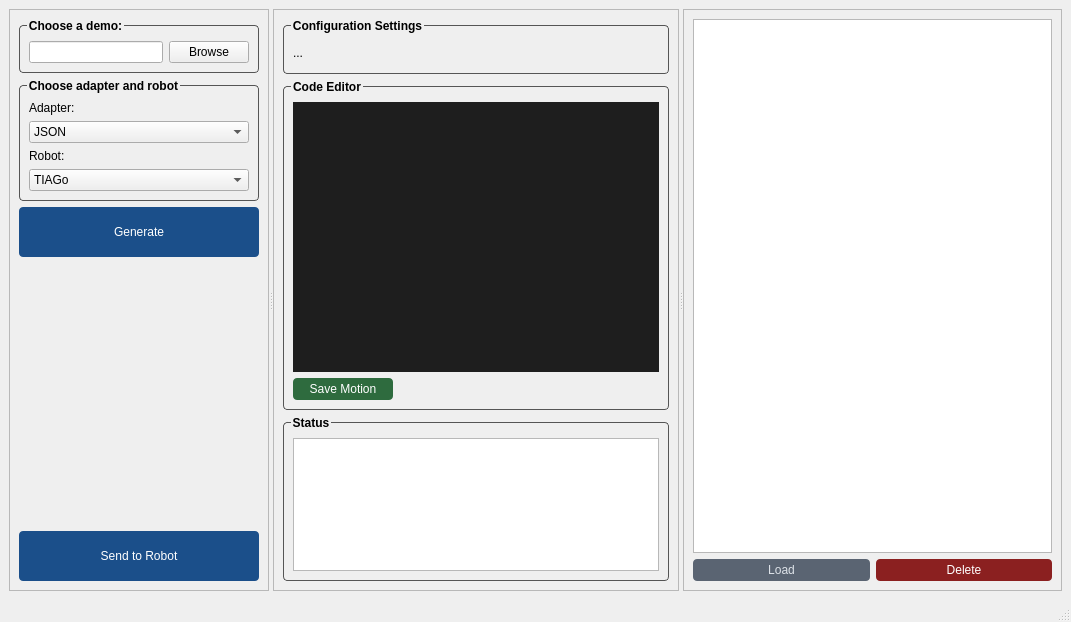
<?xml version="1.0" encoding="UTF-8"?>
<ui version="4.0">
 <class>MainWindow</class>
 <widget class="QMainWindow" name="MainWindow">
  <property name="geometry">
   <rect>
    <x>0</x>
    <y>0</y>
    <width>1071</width>
    <height>622</height>
   </rect>
  </property>
  <property name="windowTitle">
   <string>Robot Motion Generator</string>
  </property>
  <widget class="QWidget" name="centralwidget">
   <layout class="QHBoxLayout" name="horizontalLayout">
    <item>
     <widget class="QSplitter" name="splitter">
      <property name="orientation">
       <enum>Qt::Horizontal</enum>
      </property>
      <property name="handleWidth">
       <number>4</number>
      </property>
      <property name="childrenCollapsible">
       <bool>false</bool>
      </property>
      <widget class="QFrame" name="frame">
       <property name="sizePolicy">
        <sizepolicy hsizetype="Preferred" vsizetype="Preferred">
         <horstretch>1</horstretch>
         <verstretch>0</verstretch>
        </sizepolicy>
       </property>
       <property name="minimumSize">
        <size>
         <width>260</width>
         <height>0</height>
        </size>
       </property>
       <property name="maximumSize">
        <size>
         <width>16777215</width>
         <height>16777215</height>
        </size>
       </property>
       <property name="frameShape">
        <enum>QFrame::StyledPanel</enum>
       </property>
       <property name="frameShadow">
        <enum>QFrame::Raised</enum>
       </property>
       <layout class="QVBoxLayout" name="verticalLayout">
        <item>
         <widget class="QGroupBox" name="groupBox">
          <property name="styleSheet">
           <string notr="true">QGroupBox {
    font-weight: bold;
    border: 1px solid #555555;
    border-radius: 4px;
    margin-top: 6px;
    padding-top: 6px;
}
QGroupBox::title {
    subcontrol-origin: margin;
    left: 8px;
}
</string>
          </property>
          <property name="title">
           <string>Choose a demo:</string>
          </property>
          <layout class="QHBoxLayout" name="horizontalLayout_3">
           <item>
            <widget class="QLineEdit" name="pathLineEdit"/>
           </item>
           <item>
            <widget class="QPushButton" name="browseButton">
             <property name="text">
              <string>Browse</string>
             </property>
            </widget>
           </item>
          </layout>
         </widget>
        </item>
        <item>
         <layout class="QHBoxLayout" name="horizontalLayout_2"/>
        </item>
        <item>
         <widget class="QGroupBox" name="Configuration">
          <property name="styleSheet">
           <string notr="true">QGroupBox {
    font-weight: bold;
    border: 1px solid #555555;
    border-radius: 4px;
	margin-top: 6px;
    padding-top: 6px;
}
QGroupBox::title {
    subcontrol-origin: margin;
    left: 8px;
}
</string>
          </property>
          <property name="title">
           <string>Choose adapter and robot</string>
          </property>
          <layout class="QVBoxLayout" name="verticalLayout_2">
           <item>
            <widget class="QLabel" name="label_2">
             <property name="text">
              <string>Adapter:</string>
             </property>
            </widget>
           </item>
           <item>
            <widget class="QComboBox" name="adapterBox">
             <item>
              <property name="text">
               <string>JSON</string>
              </property>
             </item>
             <item>
              <property name="text">
               <string>MediapipeCSV</string>
              </property>
             </item>
            </widget>
           </item>
           <item>
            <widget class="QLabel" name="label_3">
             <property name="text">
              <string>Robot:</string>
             </property>
            </widget>
           </item>
           <item>
            <widget class="QComboBox" name="robotBox">
             <item>
              <property name="text">
               <string>TIAGo</string>
              </property>
             </item>
             <item>
              <property name="text">
               <string>NAO</string>
              </property>
             </item>
             <item>
              <property name="text">
               <string>UR5e</string>
              </property>
             </item>
            <item>
              <property name="text">
               <string>PR2</string>
              </property>
             </item>
            </widget>
           </item>
          </layout>
         </widget>
        </item>
        <item>
         <widget class="QPushButton" name="generateButton">
          <property name="minimumSize">
           <size>
            <width>0</width>
            <height>50</height>
           </size>
          </property>
          <property name="styleSheet">
           <string notr="true">QPushButton {
    background-color: #1b4f8a;
    color: white;
    border-radius: 4px;
    padding: 4px 8px;
}
QPushButton:hover {
    background-color: #153e6e;
}
QPushButton:disabled {
    background-color: #3a5a7a;
    color: #7a9abb;
}
</string>
          </property>
          <property name="text">
           <string>Generate</string>
          </property>
         </widget>
        </item>
        <item>
         <spacer name="verticalSpacer">
          <property name="orientation">
           <enum>Qt::Vertical</enum>
          </property>
          <property name="sizeType">
           <enum>QSizePolicy::Expanding</enum>
          </property>
          <property name="sizeHint" stdset="0">
           <size>
            <width>20</width>
            <height>200</height>
           </size>
          </property>
         </spacer>
        </item>
        <item>
         <widget class="QPushButton" name="sendButton">
          <property name="minimumSize">
           <size>
            <width>0</width>
            <height>50</height>
           </size>
          </property>
          <property name="styleSheet">
           <string notr="true">QPushButton {
    background-color: #1b4f8a;
    color: white;
    border-radius: 4px;
    padding: 4px 8px;
}
QPushButton:hover {
    background-color: #153e6e;
}
QPushButton:disabled {
    background-color: #3a5a7a;
    color: #7a9abb;
}
</string>
          </property>
          <property name="text">
           <string>Send to Robot</string>
          </property>
         </widget>
        </item>
       </layout>
      </widget>
      <widget class="QFrame" name="frame_2">
       <property name="sizePolicy">
        <sizepolicy hsizetype="Preferred" vsizetype="Preferred">
         <horstretch>2</horstretch>
         <verstretch>0</verstretch>
        </sizepolicy>
       </property>
       <property name="frameShape">
        <enum>QFrame::StyledPanel</enum>
       </property>
       <property name="frameShadow">
        <enum>QFrame::Raised</enum>
       </property>
       <layout class="QVBoxLayout" name="verticalLayout_6">
        <item>
         <widget class="QGroupBox" name="group_metadata">
          <property name="sizePolicy">
           <sizepolicy hsizetype="Preferred" vsizetype="Preferred">
            <horstretch>0</horstretch>
            <verstretch>1</verstretch>
           </sizepolicy>
          </property>
          <property name="styleSheet">
           <string notr="true">QGroupBox {
    font-weight: bold;
    border: 1px solid #555555;
    border-radius: 4px;
    margin-top: 6px;
    padding-top: 6px;
}
QGroupBox::title {
    subcontrol-origin: margin;
    left: 8px;
}
</string>
          </property>
          <property name="title">
           <string>Configuration Settings</string>
          </property>
          <layout class="QVBoxLayout" name="verticalLayout_3">
           <item>
            <widget class="QLabel" name="lbl_metadata">
             <property name="text">
              <string>...</string>
             </property>
            </widget>
           </item>
          </layout>
         </widget>
        </item>
        <item>
         <widget class="QGroupBox" name="group_editor">
          <property name="sizePolicy">
           <sizepolicy hsizetype="Preferred" vsizetype="Preferred">
            <horstretch>0</horstretch>
            <verstretch>6</verstretch>
           </sizepolicy>
          </property>
          <property name="styleSheet">
           <string notr="true">QGroupBox {
    font-weight: bold;
    border: 1px solid #555555;
    border-radius: 4px;
    margin-top: 6px;
    padding-top: 6px;
}
QGroupBox::title {
    subcontrol-origin: margin;
    left: 8px;
}
</string>
          </property>
          <property name="title">
           <string>Code Editor</string>
          </property>
          <layout class="QVBoxLayout" name="verticalLayout_4">
           <item>
            <widget class="QPlainTextEdit" name="txt_editor">
             <property name="font">
              <font>
               <family>Courier 10 Pitch</family>
              </font>
             </property>
             <property name="styleSheet">
              <string notr="true">QPlainTextEdit {
    background-color: #1e1e1e;
    color: #d4d4d4;
    selection-background-color: #264f78;
    border: none;
}</string>
             </property>
            </widget>
           </item>
           <item>
            <widget class="QPushButton" name="saveMotionButton">
             <property name="sizePolicy">
              <sizepolicy hsizetype="Expanding" vsizetype="Fixed">
               <horstretch>0</horstretch>
               <verstretch>0</verstretch>
              </sizepolicy>
             </property>
             <property name="maximumSize">
              <size>
               <width>100</width>
               <height>16777215</height>
              </size>
             </property>
             <property name="styleSheet">
              <string notr="true">QPushButton {
    background-color: #2e6b3e;
    color: white;
    border-radius: 4px;
    padding: 4px 8px;
}
QPushButton:hover {
    background-color: #22522f;
}
QPushButton:disabled {
    background-color: #3a5e44;
    color: #7a9abb;
}
</string>
             </property>
             <property name="text">
              <string>Save Motion</string>
             </property>
            </widget>
           </item>
          </layout>
         </widget>
        </item>
        <item>
         <widget class="QGroupBox" name="group_logs">
          <property name="sizePolicy">
           <sizepolicy hsizetype="Preferred" vsizetype="Preferred">
            <horstretch>0</horstretch>
            <verstretch>3</verstretch>
           </sizepolicy>
          </property>
          <property name="styleSheet">
           <string notr="true">QGroupBox {
    font-weight: bold;
    border: 1px solid #555555;
    border-radius: 4px;
    margin-top: 6px;
    padding-top: 6px;
}
QGroupBox::title {
    subcontrol-origin: margin;
    left: 8px;
}
</string>
          </property>
          <property name="title">
           <string>Status</string>
          </property>
          <layout class="QVBoxLayout" name="verticalLayout_5">
           <item>
            <widget class="QPlainTextEdit" name="txt_logs">
             <property name="palette">
              <palette>
               <active>
                <colorrole role="WindowText">
                 <brush brushstyle="SolidPattern">
                  <color alpha="255">
                   <red>0</red>
                   <green>0</green>
                   <blue>0</blue>
                  </color>
                 </brush>
                </colorrole>
                <colorrole role="Button">
                 <brush brushstyle="SolidPattern">
                  <color alpha="255">
                   <red>222</red>
                   <green>221</green>
                   <blue>218</blue>
                  </color>
                 </brush>
                </colorrole>
                <colorrole role="Light">
                 <brush brushstyle="SolidPattern">
                  <color alpha="255">
                   <red>255</red>
                   <green>255</green>
                   <blue>255</blue>
                  </color>
                 </brush>
                </colorrole>
                <colorrole role="Midlight">
                 <brush brushstyle="SolidPattern">
                  <color alpha="255">
                   <red>238</red>
                   <green>238</green>
                   <blue>236</blue>
                  </color>
                 </brush>
                </colorrole>
                <colorrole role="Dark">
                 <brush brushstyle="SolidPattern">
                  <color alpha="255">
                   <red>111</red>
                   <green>110</green>
                   <blue>109</blue>
                  </color>
                 </brush>
                </colorrole>
                <colorrole role="Mid">
                 <brush brushstyle="SolidPattern">
                  <color alpha="255">
                   <red>148</red>
                   <green>147</green>
                   <blue>145</blue>
                  </color>
                 </brush>
                </colorrole>
                <colorrole role="Text">
                 <brush brushstyle="SolidPattern">
                  <color alpha="255">
                   <red>0</red>
                   <green>0</green>
                   <blue>0</blue>
                  </color>
                 </brush>
                </colorrole>
                <colorrole role="BrightText">
                 <brush brushstyle="SolidPattern">
                  <color alpha="255">
                   <red>255</red>
                   <green>255</green>
                   <blue>255</blue>
                  </color>
                 </brush>
                </colorrole>
                <colorrole role="ButtonText">
                 <brush brushstyle="SolidPattern">
                  <color alpha="255">
                   <red>0</red>
                   <green>0</green>
                   <blue>0</blue>
                  </color>
                 </brush>
                </colorrole>
                <colorrole role="Base">
                 <brush brushstyle="SolidPattern">
                  <color alpha="255">
                   <red>222</red>
                   <green>221</green>
                   <blue>218</blue>
                  </color>
                 </brush>
                </colorrole>
                <colorrole role="Window">
                 <brush brushstyle="SolidPattern">
                  <color alpha="255">
                   <red>222</red>
                   <green>221</green>
                   <blue>218</blue>
                  </color>
                 </brush>
                </colorrole>
                <colorrole role="Shadow">
                 <brush brushstyle="SolidPattern">
                  <color alpha="255">
                   <red>0</red>
                   <green>0</green>
                   <blue>0</blue>
                  </color>
                 </brush>
                </colorrole>
                <colorrole role="AlternateBase">
                 <brush brushstyle="SolidPattern">
                  <color alpha="255">
                   <red>238</red>
                   <green>238</green>
                   <blue>236</blue>
                  </color>
                 </brush>
                </colorrole>
                <colorrole role="ToolTipBase">
                 <brush brushstyle="SolidPattern">
                  <color alpha="255">
                   <red>255</red>
                   <green>255</green>
                   <blue>220</blue>
                  </color>
                 </brush>
                </colorrole>
                <colorrole role="ToolTipText">
                 <brush brushstyle="SolidPattern">
                  <color alpha="255">
                   <red>0</red>
                   <green>0</green>
                   <blue>0</blue>
                  </color>
                 </brush>
                </colorrole>
                <colorrole role="PlaceholderText">
                 <brush brushstyle="SolidPattern">
                  <color alpha="127">
                   <red>0</red>
                   <green>0</green>
                   <blue>0</blue>
                  </color>
                 </brush>
                </colorrole>
               </active>
               <inactive>
                <colorrole role="WindowText">
                 <brush brushstyle="SolidPattern">
                  <color alpha="255">
                   <red>0</red>
                   <green>0</green>
                   <blue>0</blue>
                  </color>
                 </brush>
                </colorrole>
                <colorrole role="Button">
                 <brush brushstyle="SolidPattern">
                  <color alpha="255">
                   <red>239</red>
                   <green>239</green>
                   <blue>239</blue>
                  </color>
                 </brush>
                </colorrole>
                <colorrole role="Light">
                 <brush brushstyle="SolidPattern">
                  <color alpha="255">
                   <red>255</red>
                   <green>255</green>
                   <blue>255</blue>
                  </color>
                 </brush>
                </colorrole>
                <colorrole role="Midlight">
                 <brush brushstyle="SolidPattern">
                  <color alpha="255">
                   <red>202</red>
                   <green>202</green>
                   <blue>202</blue>
                  </color>
                 </brush>
                </colorrole>
                <colorrole role="Dark">
                 <brush brushstyle="SolidPattern">
                  <color alpha="255">
                   <red>159</red>
                   <green>159</green>
                   <blue>159</blue>
                  </color>
                 </brush>
                </colorrole>
                <colorrole role="Mid">
                 <brush brushstyle="SolidPattern">
                  <color alpha="255">
                   <red>184</red>
                   <green>184</green>
                   <blue>184</blue>
                  </color>
                 </brush>
                </colorrole>
                <colorrole role="Text">
                 <brush brushstyle="SolidPattern">
                  <color alpha="255">
                   <red>0</red>
                   <green>0</green>
                   <blue>0</blue>
                  </color>
                 </brush>
                </colorrole>
                <colorrole role="BrightText">
                 <brush brushstyle="SolidPattern">
                  <color alpha="255">
                   <red>255</red>
                   <green>255</green>
                   <blue>255</blue>
                  </color>
                 </brush>
                </colorrole>
                <colorrole role="ButtonText">
                 <brush brushstyle="SolidPattern">
                  <color alpha="255">
                   <red>0</red>
                   <green>0</green>
                   <blue>0</blue>
                  </color>
                 </brush>
                </colorrole>
                <colorrole role="Base">
                 <brush brushstyle="SolidPattern">
                  <color alpha="255">
                   <red>255</red>
                   <green>255</green>
                   <blue>255</blue>
                  </color>
                 </brush>
                </colorrole>
                <colorrole role="Window">
                 <brush brushstyle="SolidPattern">
                  <color alpha="255">
                   <red>239</red>
                   <green>239</green>
                   <blue>239</blue>
                  </color>
                 </brush>
                </colorrole>
                <colorrole role="Shadow">
                 <brush brushstyle="SolidPattern">
                  <color alpha="255">
                   <red>118</red>
                   <green>118</green>
                   <blue>118</blue>
                  </color>
                 </brush>
                </colorrole>
                <colorrole role="AlternateBase">
                 <brush brushstyle="SolidPattern">
                  <color alpha="255">
                   <red>247</red>
                   <green>247</green>
                   <blue>247</blue>
                  </color>
                 </brush>
                </colorrole>
                <colorrole role="ToolTipBase">
                 <brush brushstyle="SolidPattern">
                  <color alpha="255">
                   <red>255</red>
                   <green>255</green>
                   <blue>220</blue>
                  </color>
                 </brush>
                </colorrole>
                <colorrole role="ToolTipText">
                 <brush brushstyle="SolidPattern">
                  <color alpha="255">
                   <red>0</red>
                   <green>0</green>
                   <blue>0</blue>
                  </color>
                 </brush>
                </colorrole>
                <colorrole role="PlaceholderText">
                 <brush brushstyle="SolidPattern">
                  <color alpha="128">
                   <red>0</red>
                   <green>0</green>
                   <blue>0</blue>
                  </color>
                 </brush>
                </colorrole>
               </inactive>
               <disabled>
                <colorrole role="WindowText">
                 <brush brushstyle="SolidPattern">
                  <color alpha="255">
                   <red>111</red>
                   <green>110</green>
                   <blue>109</blue>
                  </color>
                 </brush>
                </colorrole>
                <colorrole role="Button">
                 <brush brushstyle="SolidPattern">
                  <color alpha="255">
                   <red>222</red>
                   <green>221</green>
                   <blue>218</blue>
                  </color>
                 </brush>
                </colorrole>
                <colorrole role="Light">
                 <brush brushstyle="SolidPattern">
                  <color alpha="255">
                   <red>255</red>
                   <green>255</green>
                   <blue>255</blue>
                  </color>
                 </brush>
                </colorrole>
                <colorrole role="Midlight">
                 <brush brushstyle="SolidPattern">
                  <color alpha="255">
                   <red>238</red>
                   <green>238</green>
                   <blue>236</blue>
                  </color>
                 </brush>
                </colorrole>
                <colorrole role="Dark">
                 <brush brushstyle="SolidPattern">
                  <color alpha="255">
                   <red>111</red>
                   <green>110</green>
                   <blue>109</blue>
                  </color>
                 </brush>
                </colorrole>
                <colorrole role="Mid">
                 <brush brushstyle="SolidPattern">
                  <color alpha="255">
                   <red>148</red>
                   <green>147</green>
                   <blue>145</blue>
                  </color>
                 </brush>
                </colorrole>
                <colorrole role="Text">
                 <brush brushstyle="SolidPattern">
                  <color alpha="255">
                   <red>111</red>
                   <green>110</green>
                   <blue>109</blue>
                  </color>
                 </brush>
                </colorrole>
                <colorrole role="BrightText">
                 <brush brushstyle="SolidPattern">
                  <color alpha="255">
                   <red>255</red>
                   <green>255</green>
                   <blue>255</blue>
                  </color>
                 </brush>
                </colorrole>
                <colorrole role="ButtonText">
                 <brush brushstyle="SolidPattern">
                  <color alpha="255">
                   <red>111</red>
                   <green>110</green>
                   <blue>109</blue>
                  </color>
                 </brush>
                </colorrole>
                <colorrole role="Base">
                 <brush brushstyle="SolidPattern">
                  <color alpha="255">
                   <red>222</red>
                   <green>221</green>
                   <blue>218</blue>
                  </color>
                 </brush>
                </colorrole>
                <colorrole role="Window">
                 <brush brushstyle="SolidPattern">
                  <color alpha="255">
                   <red>222</red>
                   <green>221</green>
                   <blue>218</blue>
                  </color>
                 </brush>
                </colorrole>
                <colorrole role="Shadow">
                 <brush brushstyle="SolidPattern">
                  <color alpha="255">
                   <red>177</red>
                   <green>177</green>
                   <blue>177</blue>
                  </color>
                 </brush>
                </colorrole>
                <colorrole role="AlternateBase">
                 <brush brushstyle="SolidPattern">
                  <color alpha="255">
                   <red>247</red>
                   <green>247</green>
                   <blue>247</blue>
                  </color>
                 </brush>
                </colorrole>
                <colorrole role="ToolTipBase">
                 <brush brushstyle="SolidPattern">
                  <color alpha="255">
                   <red>255</red>
                   <green>255</green>
                   <blue>220</blue>
                  </color>
                 </brush>
                </colorrole>
                <colorrole role="ToolTipText">
                 <brush brushstyle="SolidPattern">
                  <color alpha="255">
                   <red>0</red>
                   <green>0</green>
                   <blue>0</blue>
                  </color>
                 </brush>
                </colorrole>
                <colorrole role="PlaceholderText">
                 <brush brushstyle="SolidPattern">
                  <color alpha="128">
                   <red>0</red>
                   <green>0</green>
                   <blue>0</blue>
                  </color>
                 </brush>
                </colorrole>
               </disabled>
              </palette>
             </property>
             <property name="readOnly">
              <bool>true</bool>
             </property>
            </widget>
           </item>
          </layout>
         </widget>
        </item>
       </layout>
      </widget>
      <widget class="QFrame" name="frame_3">
       <property name="sizePolicy">
        <sizepolicy hsizetype="Preferred" vsizetype="Preferred">
         <horstretch>2</horstretch>
         <verstretch>0</verstretch>
        </sizepolicy>
       </property>
       <property name="minimumSize">
        <size>
         <width>0</width>
         <height>0</height>
        </size>
       </property>
       <property name="frameShape">
        <enum>QFrame::StyledPanel</enum>
       </property>
       <property name="frameShadow">
        <enum>QFrame::Raised</enum>
       </property>
       <layout class="QVBoxLayout" name="verticalLayout_10">
        <item>
         <widget class="QListWidget" name="listWidget"/>
        </item>
        <item>
         <layout class="QHBoxLayout" name="horizontalLayout_4">
          <item>
           <widget class="QPushButton" name="loadMotionButton">
            <property name="styleSheet">
             <string notr="true">QPushButton{
    background-color: #5A6472;
    color: #DDE2E8;
    border-radius: 4px;
    padding: 4px 8px;
}
QPushButton:hover {
    background-color: #454E5A;
}
</string>
            </property>
            <property name="text">
             <string>Load</string>
            </property>
           </widget>
          </item>
          <item>
           <widget class="QPushButton" name="deleteMotionButton">
            <property name="styleSheet">
             <string notr="true">QPushButton {
    background-color: #8b2020;
    color: white;
    border-radius: 4px;
    padding: 4px 8px;
}
QPushButton:hover {
    background-color: #6e1818;
}
QPushButton:disabled {
    background-color: #7a3535;
    color: #7a9abb;
}
</string>
            </property>
            <property name="text">
             <string>Delete</string>
            </property>
           </widget>
          </item>
         </layout>
        </item>
       </layout>
      </widget>
     </widget>
    </item>
   </layout>
  </widget>
  <widget class="QMenuBar" name="menubar">
   <property name="geometry">
    <rect>
     <x>0</x>
     <y>0</y>
     <width>1071</width>
     <height>24</height>
    </rect>
   </property>
  </widget>
  <widget class="QStatusBar" name="statusbar"/>
 </widget>
 <resources/>
 <connections/>
</ui>
